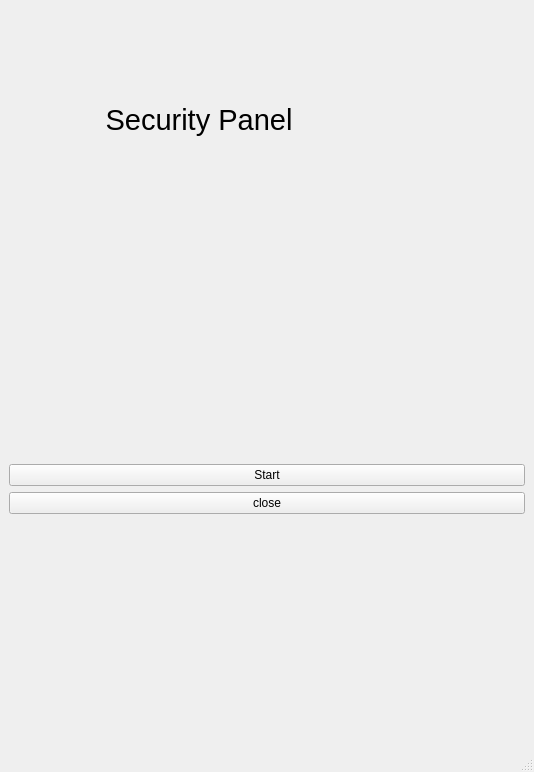
<?xml version="1.0" encoding="UTF-8"?>
<ui version="4.0">
 <class>SecurityWindow</class>
 <widget class="QMainWindow" name="SecurityWindow">
  <property name="geometry">
   <rect>
    <x>0</x>
    <y>0</y>
    <width>534</width>
    <height>772</height>
   </rect>
  </property>
  <property name="windowTitle">
   <string>Security Window</string>
  </property>
  <widget class="QWidget" name="centralwidget">
   <layout class="QGridLayout" name="gridLayout">
    <item row="2" column="0">
     <widget class="QPushButton" name="start">
      <property name="text">
       <string>Start</string>
      </property>
     </widget>
    </item>
    <item row="0" column="0">
     <widget class="QLabel" name="label">
      <property name="font">
       <font>
        <pointsize>22</pointsize>
       </font>
      </property>
      <property name="text">
       <string>            Security Panel </string>
      </property>
     </widget>
    </item>
    <item row="4" column="0">
     <widget class="QLabel" name="match">
      <property name="font">
       <font>
        <pointsize>10</pointsize>
       </font>
      </property>
      <property name="text">
       <string/>
      </property>
     </widget>
    </item>
    <item row="3" column="0">
     <widget class="QPushButton" name="close">
      <property name="text">
       <string>close</string>
      </property>
     </widget>
    </item>
    <item row="1" column="0">
     <widget class="QLabel" name="label_2">
      <property name="text">
       <string/>
      </property>
      <property name="pixmap">
       <pixmap resource="security.qrc">:/tala/security.png</pixmap>
      </property>
      <property name="scaledContents">
       <bool>true</bool>
      </property>
     </widget>
    </item>
   </layout>
  </widget>
  <widget class="QMenuBar" name="menubar">
   <property name="geometry">
    <rect>
     <x>0</x>
     <y>0</y>
     <width>534</width>
     <height>26</height>
    </rect>
   </property>
  </widget>
  <widget class="QStatusBar" name="statusbar"/>
 </widget>
 <resources>
  <include location="security.qrc"/>
 </resources>
 <connections/>
</ui>
